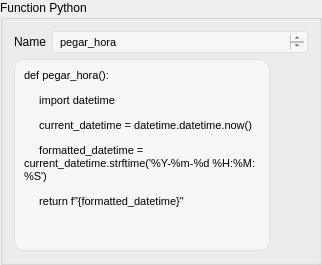
             <widget class="QGroupBox" name="groupBox_11">
              <property name="title">
               <string>Function Python</string>
              </property>
              <layout class="QGridLayout" name="gridLayout_29">
               <item row="0" column="1">
                <widget class="QTextEdit" name="namefunction_agentcreate">
                 <property name="maximumSize">
                  <size>
                   <width>16777215</width>
                   <height>22</height>
                  </size>
                 </property>
                 <property name="styleSheet">
                  <string notr="true">            QTextEdit {
                border: 1px solid #E0E0E0;
                padding: 3px;
                border-radius: 3px;
                background-color: #F7F7F7;
                color: black;  /* Cor do texto alterada para preto */
            }</string>
                 </property>
                 <property name="html">
                  <string>&lt;!DOCTYPE HTML PUBLIC "-//W3C//DTD HTML 4.0//EN" "http://www.w3.org/TR/REC-html40/strict.dtd"&gt;
&lt;html&gt;&lt;head&gt;&lt;meta name="qrichtext" content="1" /&gt;&lt;style type="text/css"&gt;
p, li { white-space: pre-wrap; }
&lt;/style&gt;&lt;/head&gt;&lt;body style=" font-family:'MS Shell Dlg 2'; font-size:8.25pt; font-weight:400; font-style:normal;"&gt;
&lt;p style=" margin-top:0px; margin-bottom:0px; margin-left:0px; margin-right:0px; -qt-block-indent:0; text-indent:0px;"&gt;&lt;span style=" font-size:8pt;"&gt;pegar_hora&lt;/span&gt;&lt;/p&gt;&lt;/body&gt;&lt;/html&gt;</string>
                 </property>
                </widget>
               </item>
               <item row="0" column="0">
                <widget class="QLabel" name="label_16">
                 <property name="text">
                  <string>Name</string>
                 </property>
                </widget>
               </item>
               <item row="1" column="0" colspan="2">
                <widget class="QTextEdit" name="FunctionPython">
                 <property name="sizePolicy">
                  <sizepolicy hsizetype="Fixed" vsizetype="Minimum">
                   <horstretch>0</horstretch>
                   <verstretch>0</verstretch>
                  </sizepolicy>
                 </property>
                 <property name="minimumSize">
                  <size>
                   <width>0</width>
                   <height>0</height>
                  </size>
                 </property>
                 <property name="maximumSize">
                  <size>
                   <width>16777215</width>
                   <height>16777215</height>
                  </size>
                 </property>
                 <property name="styleSheet">
                  <string notr="true">            QTextEdit {
                border: 1px solid #E0E0E0;
                padding: 5px;
                border-radius: 10px;
                background-color: #F7F7F7;
                color: black;  /* Cor do texto alterada para preto */
            }</string>
                 </property>
                 <property name="html">
                  <string>&lt;!DOCTYPE HTML PUBLIC "-//W3C//DTD HTML 4.0//EN" "http://www.w3.org/TR/REC-html40/strict.dtd"&gt;
&lt;html&gt;&lt;head&gt;&lt;meta name="qrichtext" content="1" /&gt;&lt;style type="text/css"&gt;
p, li { white-space: pre-wrap; }
&lt;/style&gt;&lt;/head&gt;&lt;body style=" font-family:'MS Shell Dlg 2'; font-size:8.25pt; font-weight:400; font-style:normal;"&gt;
&lt;p style=" margin-top:12px; margin-bottom:12px; margin-left:0px; margin-right:0px; -qt-block-indent:0; text-indent:0px;"&gt;&lt;span style=" font-size:8pt;"&gt;def pegar_hora():&lt;/span&gt;&lt;/p&gt;
&lt;p style=" margin-top:12px; margin-bottom:12px; margin-left:0px; margin-right:0px; -qt-block-indent:0; text-indent:0px;"&gt;&lt;span style=" font-size:8pt;"&gt;     import datetime&lt;/span&gt;&lt;/p&gt;
&lt;p style=" margin-top:12px; margin-bottom:12px; margin-left:0px; margin-right:0px; -qt-block-indent:0; text-indent:0px;"&gt;&lt;span style=" font-size:8pt;"&gt;     current_datetime = datetime.datetime.now()&lt;/span&gt;&lt;/p&gt;
&lt;p style=" margin-top:12px; margin-bottom:12px; margin-left:0px; margin-right:0px; -qt-block-indent:0; text-indent:0px;"&gt;&lt;span style=" font-size:8pt;"&gt;     formatted_datetime = current_datetime.strftime('%Y-%m-%d %H:%M:%S')&lt;/span&gt;&lt;/p&gt;
&lt;p style=" margin-top:12px; margin-bottom:12px; margin-left:0px; margin-right:0px; -qt-block-indent:0; text-indent:0px;"&gt;&lt;span style=" font-size:8pt;"&gt;     return f&amp;quot;{formatted_datetime}&amp;quot;&lt;/span&gt;&lt;/p&gt;&lt;/body&gt;&lt;/html&gt;</string>
                 </property>
                </widget>
               </item>
              </layout>
             </widget>
